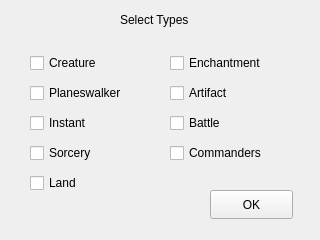
<?xml version="1.0" encoding="UTF-8"?>
<ui version="4.0">
 <class>Type</class>
 <widget class="QMainWindow" name="MainWindow">
  <property name="geometry">
   <rect>
    <x>0</x>
    <y>0</y>
    <width>320</width>
    <height>240</height>
   </rect>
  </property>
  <property name="windowTitle">
   <string>MainWindow</string>
  </property>
  <widget class="QWidget" name="centralwidget">
   <widget class="QLabel" name="label">
    <property name="geometry">
     <rect>
      <x>120</x>
      <y>10</y>
      <width>91</width>
      <height>20</height>
     </rect>
    </property>
    <property name="text">
     <string>Select Types</string>
    </property>
   </widget>
   <widget class="QCheckBox" name="checkBox">
    <property name="geometry">
     <rect>
      <x>30</x>
      <y>50</y>
      <width>93</width>
      <height>26</height>
     </rect>
    </property>
    <property name="text">
     <string>Creature</string>
    </property>
   </widget>
   <widget class="QCheckBox" name="checkBox_2">
    <property name="geometry">
     <rect>
      <x>30</x>
      <y>80</y>
      <width>111</width>
      <height>26</height>
     </rect>
    </property>
    <property name="text">
     <string>Planeswalker</string>
    </property>
   </widget>
   <widget class="QCheckBox" name="checkBox_3">
    <property name="geometry">
     <rect>
      <x>30</x>
      <y>110</y>
      <width>93</width>
      <height>26</height>
     </rect>
    </property>
    <property name="text">
     <string>Instant</string>
    </property>
   </widget>
   <widget class="QCheckBox" name="checkBox_4">
    <property name="geometry">
     <rect>
      <x>30</x>
      <y>140</y>
      <width>93</width>
      <height>26</height>
     </rect>
    </property>
    <property name="text">
     <string>Sorcery</string>
    </property>
   </widget>
   <widget class="QCheckBox" name="checkBox_5">
    <property name="geometry">
     <rect>
      <x>170</x>
      <y>50</y>
      <width>111</width>
      <height>26</height>
     </rect>
    </property>
    <property name="text">
     <string>Enchantment</string>
    </property>
   </widget>
   <widget class="QCheckBox" name="checkBox_6">
    <property name="geometry">
     <rect>
      <x>170</x>
      <y>80</y>
      <width>93</width>
      <height>26</height>
     </rect>
    </property>
    <property name="text">
     <string>Artifact</string>
    </property>
   </widget>
   <widget class="QCheckBox" name="checkBox_7">
    <property name="geometry">
     <rect>
      <x>170</x>
      <y>110</y>
      <width>93</width>
      <height>26</height>
     </rect>
    </property>
    <property name="text">
     <string>Battle</string>
    </property>
   </widget>
   <widget class="QCheckBox" name="checkBox_8">
    <property name="geometry">
     <rect>
      <x>170</x>
      <y>140</y>
      <width>121</width>
      <height>26</height>
     </rect>
    </property>
    <property name="text">
     <string>Commanders</string>
    </property>
   </widget>
   <widget class="QCheckBox" name="checkBox_9">
    <property name="geometry">
     <rect>
      <x>30</x>
      <y>170</y>
      <width>93</width>
      <height>26</height>
     </rect>
    </property>
    <property name="text">
     <string>Land</string>
    </property>
   </widget>
   <widget class="QPushButton" name="okButton">
    <property name="geometry">
     <rect>
      <x>210</x>
      <y>190</y>
      <width>83</width>
      <height>29</height>
     </rect>
    </property>
    <property name="text">
     <string>OK</string>
    </property>
   </widget>
  </widget>
 </widget>
 <resources/>
 <connections/>
</ui>
